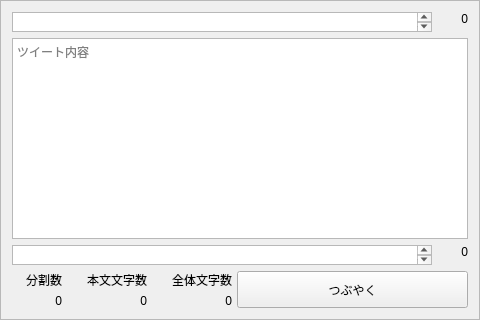
<?xml version="1.0" encoding="UTF-8"?>
<ui version="4.0">
 <class>ViewNormalEditor</class>
 <widget class="QFrame" name="ViewNormalEditor">
  <property name="geometry">
   <rect>
    <x>0</x>
    <y>0</y>
    <width>480</width>
    <height>320</height>
   </rect>
  </property>
  <property name="windowTitle">
   <string>Frame</string>
  </property>
  <property name="frameShape">
   <enum>QFrame::StyledPanel</enum>
  </property>
  <property name="frameShadow">
   <enum>QFrame::Raised</enum>
  </property>
  <layout class="QVBoxLayout" name="verticalLayout_2">
   <item>
    <layout class="QHBoxLayout" name="horizontalLayout_3">
     <item>
      <widget class="AutoSizeTextEdit" name="textPrefix">
       <property name="sizePolicy">
        <sizepolicy hsizetype="Expanding" vsizetype="Fixed">
         <horstretch>0</horstretch>
         <verstretch>0</verstretch>
        </sizepolicy>
       </property>
       <property name="minimumSize">
        <size>
         <width>0</width>
         <height>20</height>
        </size>
       </property>
       <property name="maximumSize">
        <size>
         <width>16777215</width>
         <height>20</height>
        </size>
       </property>
       <property name="plainText">
        <string/>
       </property>
       <property name="placeholderText">
        <string>各ツイートの先頭へ追加するテキスト</string>
       </property>
      </widget>
     </item>
     <item>
      <widget class="TextCounterLabel" name="textPrefixLength">
       <property name="sizePolicy">
        <sizepolicy hsizetype="Fixed" vsizetype="Preferred">
         <horstretch>0</horstretch>
         <verstretch>0</verstretch>
        </sizepolicy>
       </property>
       <property name="minimumSize">
        <size>
         <width>30</width>
         <height>0</height>
        </size>
       </property>
       <property name="text">
        <string>0</string>
       </property>
       <property name="textFormat">
        <enum>Qt::PlainText</enum>
       </property>
       <property name="alignment">
        <set>Qt::AlignRight|Qt::AlignTop|Qt::AlignTrailing</set>
       </property>
       <property name="buddy">
        <cstring>textPrefix</cstring>
       </property>
      </widget>
     </item>
    </layout>
   </item>
   <item>
    <widget class="TweetTextEdit" name="tweetEditor">
     <property name="sizePolicy">
      <sizepolicy hsizetype="Expanding" vsizetype="Expanding">
       <horstretch>0</horstretch>
       <verstretch>0</verstretch>
      </sizepolicy>
     </property>
     <property name="placeholderText">
      <string>ツイート内容</string>
     </property>
    </widget>
   </item>
   <item>
    <layout class="QHBoxLayout" name="horizontalLayout_4">
     <item>
      <widget class="AutoSizeTextEdit" name="textPostfix">
       <property name="sizePolicy">
        <sizepolicy hsizetype="Expanding" vsizetype="Fixed">
         <horstretch>0</horstretch>
         <verstretch>0</verstretch>
        </sizepolicy>
       </property>
       <property name="minimumSize">
        <size>
         <width>0</width>
         <height>20</height>
        </size>
       </property>
       <property name="maximumSize">
        <size>
         <width>16777215</width>
         <height>20</height>
        </size>
       </property>
       <property name="plainText">
        <string/>
       </property>
       <property name="placeholderText">
        <string>各ツイートの末尾へ追加するテキスト</string>
       </property>
      </widget>
     </item>
     <item>
      <widget class="TextCounterLabel" name="textPostfixLength">
       <property name="sizePolicy">
        <sizepolicy hsizetype="Fixed" vsizetype="Preferred">
         <horstretch>0</horstretch>
         <verstretch>0</verstretch>
        </sizepolicy>
       </property>
       <property name="minimumSize">
        <size>
         <width>30</width>
         <height>0</height>
        </size>
       </property>
       <property name="text">
        <string>0</string>
       </property>
       <property name="textFormat">
        <enum>Qt::PlainText</enum>
       </property>
       <property name="alignment">
        <set>Qt::AlignRight|Qt::AlignTop|Qt::AlignTrailing</set>
       </property>
       <property name="buddy">
        <cstring>textPostfix</cstring>
       </property>
      </widget>
     </item>
    </layout>
   </item>
   <item>
    <layout class="QHBoxLayout" name="horizontalLayout">
     <property name="spacing">
      <number>5</number>
     </property>
     <item>
      <layout class="QVBoxLayout" name="verticalLayout">
       <item>
        <widget class="QLabel" name="partitionCountLabel">
         <property name="sizePolicy">
          <sizepolicy hsizetype="Fixed" vsizetype="Preferred">
           <horstretch>0</horstretch>
           <verstretch>0</verstretch>
          </sizepolicy>
         </property>
         <property name="minimumSize">
          <size>
           <width>50</width>
           <height>0</height>
          </size>
         </property>
         <property name="text">
          <string>分割数</string>
         </property>
         <property name="alignment">
          <set>Qt::AlignRight|Qt::AlignTrailing|Qt::AlignVCenter</set>
         </property>
        </widget>
       </item>
       <item>
        <widget class="QLabel" name="partitionCount">
         <property name="sizePolicy">
          <sizepolicy hsizetype="Preferred" vsizetype="Preferred">
           <horstretch>0</horstretch>
           <verstretch>0</verstretch>
          </sizepolicy>
         </property>
         <property name="text">
          <string>0</string>
         </property>
         <property name="alignment">
          <set>Qt::AlignRight|Qt::AlignTrailing|Qt::AlignVCenter</set>
         </property>
        </widget>
       </item>
      </layout>
     </item>
     <item>
      <layout class="QVBoxLayout" name="verticalLayout_4">
       <item>
        <widget class="QLabel" name="textLengthLAbel">
         <property name="sizePolicy">
          <sizepolicy hsizetype="Fixed" vsizetype="Preferred">
           <horstretch>0</horstretch>
           <verstretch>0</verstretch>
          </sizepolicy>
         </property>
         <property name="minimumSize">
          <size>
           <width>80</width>
           <height>0</height>
          </size>
         </property>
         <property name="text">
          <string>本文文字数</string>
         </property>
         <property name="alignment">
          <set>Qt::AlignRight|Qt::AlignTrailing|Qt::AlignVCenter</set>
         </property>
        </widget>
       </item>
       <item>
        <widget class="QLabel" name="textLength">
         <property name="text">
          <string>0</string>
         </property>
         <property name="alignment">
          <set>Qt::AlignRight|Qt::AlignTrailing|Qt::AlignVCenter</set>
         </property>
        </widget>
       </item>
      </layout>
     </item>
     <item>
      <layout class="QVBoxLayout" name="verticalLayout_3">
       <item>
        <widget class="QLabel" name="totalLengthLabel">
         <property name="sizePolicy">
          <sizepolicy hsizetype="Fixed" vsizetype="Preferred">
           <horstretch>0</horstretch>
           <verstretch>0</verstretch>
          </sizepolicy>
         </property>
         <property name="minimumSize">
          <size>
           <width>80</width>
           <height>0</height>
          </size>
         </property>
         <property name="text">
          <string>全体文字数</string>
         </property>
         <property name="alignment">
          <set>Qt::AlignRight|Qt::AlignTrailing|Qt::AlignVCenter</set>
         </property>
        </widget>
       </item>
       <item>
        <widget class="QLabel" name="totalLength">
         <property name="text">
          <string>0</string>
         </property>
         <property name="alignment">
          <set>Qt::AlignRight|Qt::AlignTrailing|Qt::AlignVCenter</set>
         </property>
        </widget>
       </item>
      </layout>
     </item>
     <item>
      <widget class="QPushButton" name="tweetButton">
       <property name="sizePolicy">
        <sizepolicy hsizetype="Expanding" vsizetype="Preferred">
         <horstretch>0</horstretch>
         <verstretch>0</verstretch>
        </sizepolicy>
       </property>
       <property name="text">
        <string>つぶやく</string>
       </property>
      </widget>
     </item>
    </layout>
   </item>
  </layout>
 </widget>
 <customwidgets>
  <customwidget>
   <class>AutoSizeTextEdit</class>
   <extends>QPlainTextEdit</extends>
   <header>autosizetextedit.h</header>
  </customwidget>
  <customwidget>
   <class>TextCounterLabel</class>
   <extends>QLabel</extends>
   <header>textcounterlabel.h</header>
  </customwidget>
  <customwidget>
   <class>TweetTextEdit</class>
   <extends>QTextEdit</extends>
   <header>tweettextedit.h</header>
  </customwidget>
 </customwidgets>
 <resources/>
 <connections/>
</ui>
